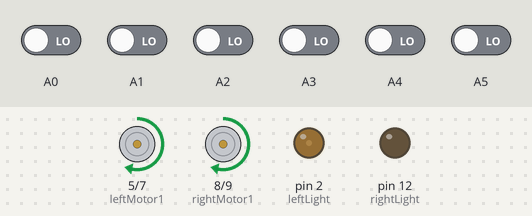
The sketch below on a simulated Arduino Nano, built with avr-gcc and run on an emulated ATmega328P. Parts: motor-driver pin pairs drawn as motors (green arrow = first pin HIGH = forward, orange = second pin HIGH = backward, longer = more drive, scaled by the enable pin), output pins drawn as LEDs (lit = HIGH). Inputs (shaded band) come from the test bench; at power-on: A0–5 LOW.

Above: at 7.2 s.
7.3 s: A3 driven HIGH
At 8.3 s:
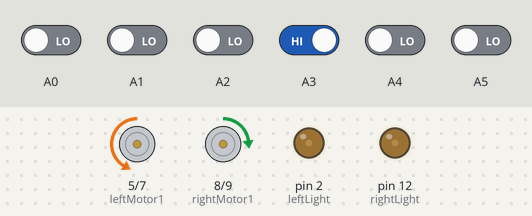
8.8 s: A0 driven HIGH
At 9.9 s:
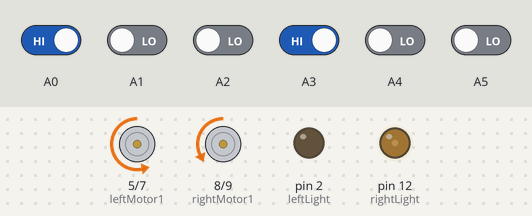
10.3 s: A2 driven HIGH
At 11.5 s:
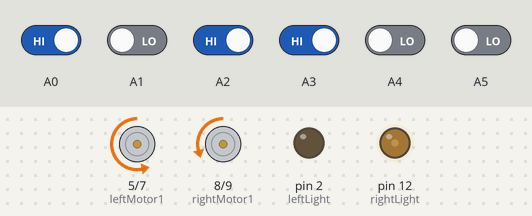
11.8 s: A4 driven HIGH
At 12.2 s:
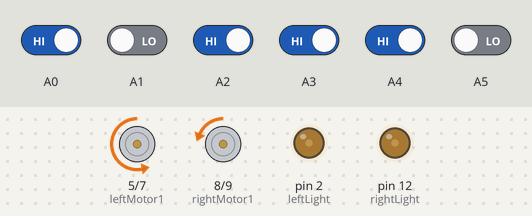
13.3 s: A1 driven HIGH
At 14.73 s:
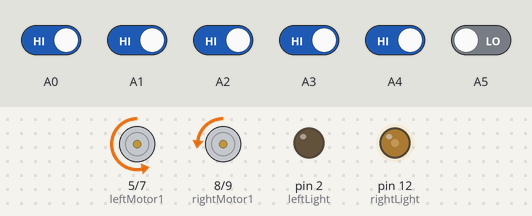
16.3 s: A5 driven HIGH
At 17.35 s:
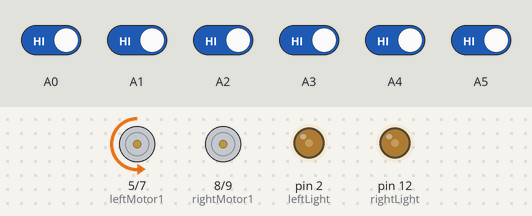
Timing chart, 0 to 20.3 s (numbered marks = the images above; inputs shaded):
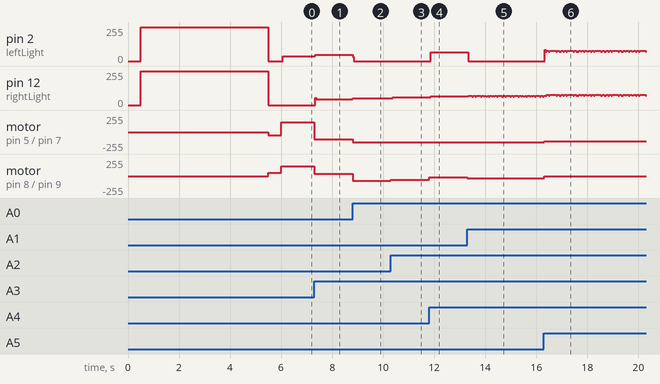

The sketch:

Line_Follower_V.4.ino
```cpp
  #include <QTRSensors.h>

//PID
const double Kp = 0.070;
const double Ki = 0.0;
const double Kd = 0.0;
int lastError = 0;
int integral = 0;
const int MaxSpeed = 150; // max speed of the robot
const int BaseSpeed = 70; // this is the speed at which the motors should spin when the robot is perfectly on the line

//Motors
#define rightMotor1   8
#define rightMotor2   9
#define rightMotorPWM 11
#define leftMotor1    5
#define leftMotor2    7
#define leftMotorPWM  3

//Sensors
#define NUM_SENSORS   8     // number of sensors used
#define TIMEOUT       2500  // waits for 2500 microseconds for sensor outputs to go low
#define EMITTER_PIN   QTR_NO_EMITTER_PIN     // emitter is controlled by digital pin 2

QTRSensorsRC qtrrc((unsigned char[]) {A6, A7, A5, A4, A3, A2, A1, A0}, NUM_SENSORS, TIMEOUT, EMITTER_PIN); // A7 - left sensors, A0 - right sensor
unsigned int sensorValues[NUM_SENSORS];

//Headlights
#define leftLight     2
#define rightLight    12

void leftmotor(int speed)
{
    Serial.println(speed);
    Serial.print('\t');

      if(speed >= 0)
      {
        digitalWrite(leftMotor1, LOW);
        digitalWrite(leftMotor2, HIGH);
        analogWrite(leftMotorPWM, speed);
      }else
      {
        digitalWrite(leftMotor1, HIGH);
        digitalWrite(leftMotor2, LOW);
        analogWrite(leftMotorPWM, -speed);
      }
}

void rightmotor(int speed)
{
    Serial.println(speed);
    Serial.print('\t');

      if(speed >= 0)
      {
        digitalWrite(rightMotor1, HIGH);
        digitalWrite(rightMotor2, LOW);
        analogWrite(rightMotorPWM, speed);
      }else
      {
        digitalWrite(rightMotor1, LOW);
        digitalWrite(rightMotor2, HIGH);
        analogWrite(rightMotorPWM, -speed);
      }
}


void setup()
{
  //Headlights
  int Leftlight = 2;
  int Rightlight = 12;

  pinMode(Leftlight, OUTPUT);
  pinMode(Rightlight, OUTPUT);

  //Motors Set up
  pinMode(rightMotor1, OUTPUT);
  pinMode(rightMotor2, OUTPUT);
  pinMode(rightMotorPWM, OUTPUT);
  pinMode(leftMotor1, OUTPUT);
  pinMode(leftMotor2, OUTPUT);
  pinMode(leftMotorPWM, OUTPUT);

  //Headlights Set up
  pinMode(leftLight, OUTPUT);
  pinMode(rightLight, OUTPUT);

  //Sensors Calibration
  delay(500);

  digitalWrite(leftLight, HIGH);    // turn on LEDs to indicate we are in calibration mode
  digitalWrite(rightLight, HIGH);
  for (int i = 0; i < 200; i++)  // adjust calibration lenght
  {
    qtrrc.calibrate();
  }
  digitalWrite(leftLight, LOW);     // turn off LEDs to indicate we are through with calibration
  digitalWrite(rightLight, LOW);

  leftmotor(50);
  rightmotor(50);

  delay(500);
}


void loop()
{
  int position = qtrrc.readLine(sensorValues);
  int error = position - 3500;

  long int integral = integral + error;
  if(integral < -50000 )
  {
   integral = -50000;
  }else if(integral > 50000 )
  {
   integral = 50000;
  }

  int motorSpeed = Kp * error + Kd * (error - lastError) + Ki * integral;
  lastError = error;
    Serial.println(motorSpeed);
    Serial.print('\t');

  int rightMotorSpeed = BaseSpeed - motorSpeed;
  int leftMotorSpeed = BaseSpeed + motorSpeed;
    Serial.println(leftMotorSpeed);
    Serial.print('\t');
    Serial.println(rightMotorSpeed);
    Serial.print('\t');

  if(rightMotorSpeed > MaxSpeed)
  {
    rightMotorSpeed = MaxSpeed;
  }
  if(rightMotorSpeed < -MaxSpeed)
  {
    rightMotorSpeed = -MaxSpeed;
  }
  if(leftMotorSpeed > MaxSpeed)
  {
    leftMotorSpeed = MaxSpeed;
  }
  if(leftMotorSpeed < -MaxSpeed)
  {
    leftMotorSpeed = -MaxSpeed;
  }

  leftmotor(leftMotorSpeed);
  rightmotor(rightMotorSpeed);

    Serial.println(leftMotorSpeed);
    Serial.print('\t');
    Serial.println(rightMotorSpeed);
    Serial.print('\t');

  if(position >= 5000)
  {
    digitalWrite(rightLight, HIGH);
  }else if(position <= 2000)
  {
    digitalWrite(leftLight, HIGH);
  }else
  {
    digitalWrite(leftLight, HIGH);
    digitalWrite(rightLight, HIGH);
  }


  // print the sensor values as numbers from 0 to 1000, where 0 means maximum reflectance and
  // 1000 means minimum reflectance, followed by the line position
  // print motorSpeed
  for (unsigned char i = 0; i < NUM_SENSORS; i++)
  {
    Serial.print(sensorValues[i]);
    Serial.print('\t');
  }

  //Serial.println(); // uncomment this line if you are using raw values
  Serial.println(position); // comment this line out if you are using raw values

  digitalWrite(leftLight, LOW);
  digitalWrite(rightLight, LOW);
}
```

Measured:
- after the input at 7.3 s, pin 2 (leftLight): 34/255 → 46/255 at once; pin 12 (rightLight): 0/255 → 45/255 at once; motor on pin 5 (leftMotor1) / pin 7 (leftMotor2): forward 150/255 → backward 105/255 at once; motor on pin 8 (rightMotor1) / pin 9 (rightMotor2): forward 150/255 → forward 35/255 at once
- after the input at 8.8 s, pin 2 (leftLight): 46/255 → 0/255 at once; pin 12 (rightLight): 45/255 → 52/255 at once; motor on pin 5 (leftMotor1) / pin 7 (leftMotor2): backward 105/255 → backward 150/255 at once; motor on pin 8 (rightMotor1) / pin 9 (rightMotor2): forward 35/255 → backward 70/255 at once
- after the input at 10.3 s, pin 12 (rightLight): 52/255 → 58/255 after 0.08 s; motor on pin 8 (rightMotor1) / pin 9 (rightMotor2): backward 70/255 → backward 58/255 at once
- after the input at 11.8 s, pin 2 (leftLight): 0/255 → 65/255 after 0.06 s; pin 12 (rightLight): 58/255 → 64/255 after 0.06 s; motor on pin 8 (rightMotor1) / pin 9 (rightMotor2): backward 58/255 → backward 17/255 at once
- after the input at 13.3 s, pin 2 (leftLight): 65/255 → 0/255 at once; motor on pin 8 (rightMotor1) / pin 9 (rightMotor2): backward 17/255 → backward 35/255 at once
- after the input at 16.3 s, pin 2 (leftLight): 0/255 → 85/255 at once, then moves between 68/255 and 85/255, repeating every 1.8 s; motor on pin 5 (leftMotor1) / pin 7 (leftMotor2): backward 150/255 → backward 140/255 at once; motor on pin 8 (rightMotor1) / pin 9 (rightMotor2): backward 35/255 → stopped at once
